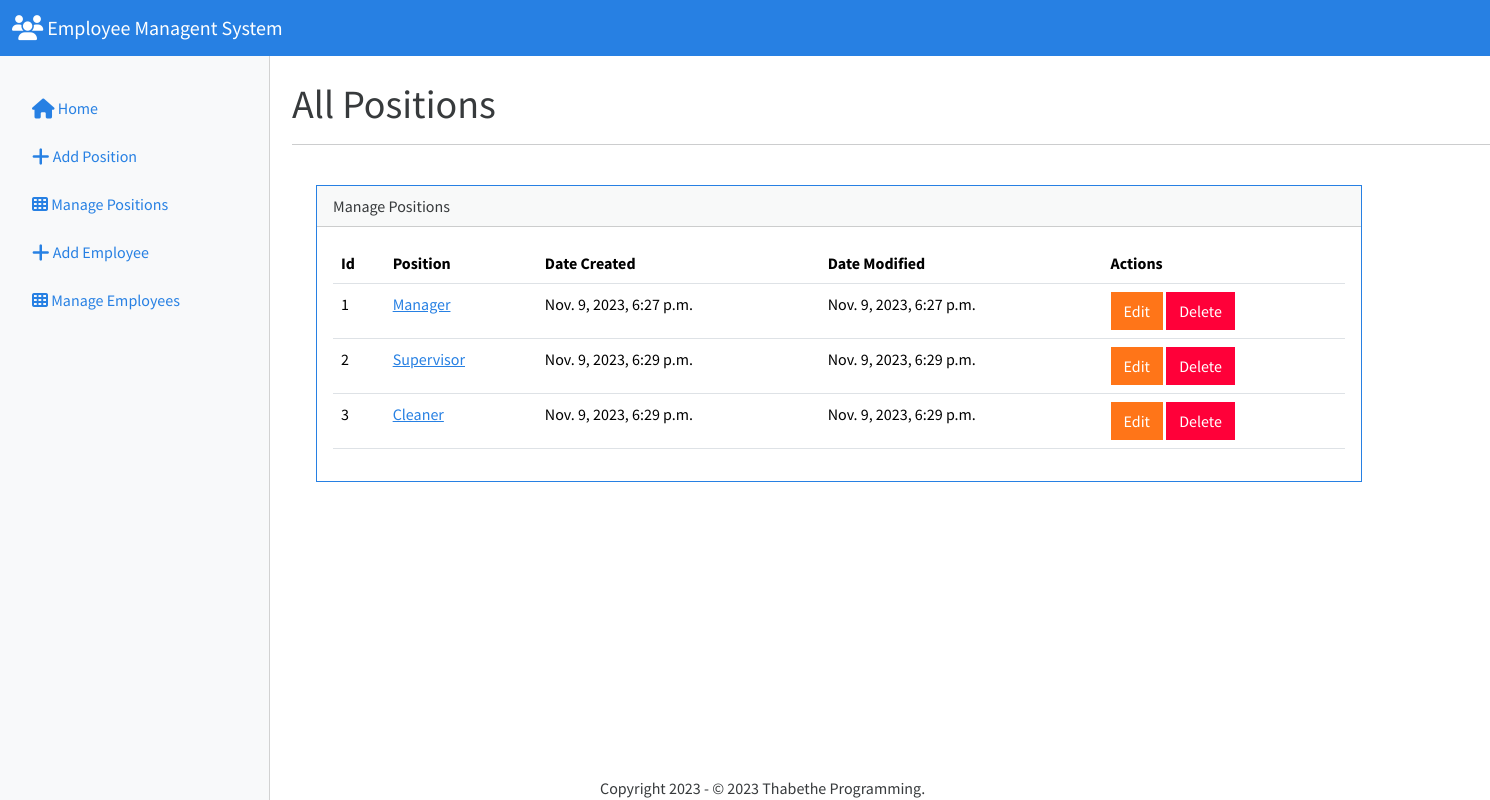
The app's page /manage-positions/ with its own data.
### core/models.py (models this page shows, shortened)
class Position(models.Model):
    position = models.CharField(max_length=30)
    date_created = models.DateTimeField(auto_now_add=True)
    date_updated = models.DateTimeField(auto_now=True)
    class Meta:
        verbose_name = ("Position")
        verbose_name_plural = ("Positions")

### core/views.py (the view)
# urls.py: path('manage-positions/',views.manage_positions_view,name='manage-positions'),#Manage Positions url
def manage_positions_view(request):
    positions = Position.objects.all()
    return render(request,"manage/manage_positions.html",{
        'positions':positions,
    })

### core/templates/manage/manage_positions.html (shortened to what this page needs)
{% extends 'index.html' %}
{% block content_title %}All Positions{% endblock content_title %}
{% block main_content %}
{% if positions %}
    <div class="row">
        <div class="col-9">
            <div class="card border-primary m-4">
                <div class="card-header">Manage Positions</div>
                <div class="card-body table-responsive">
                    <table class="table table-hover">
                        <thead>
                          <tr>
                            <th scope="col">Id</th>
                            <th scope="col">Position</th>
                            <th scope="col">Date Created</th>
                            <th scope="col">Date Modified</th>
                            <th scope="col">Actions</th>
                        </tr>
                        </thead>
                        <tbody>
                          {% for position in positions %}
                            <tr>
                                <td>{{position.id}}</td>
                                <td><a href="{% url 'update-position' position.id %}">{{position.position}}</a></td>
                                <td>{{position.date_created}}</td>
                                <td>{{position.date_updated}}</td>
                                <td>
                                    <a href="{% url 'update-position' position.id %}" class="btn btn-warning">Edit</a>
                                    <button type="button"
                                    class="btn btn-danger"
                                    data-bs-toggle="modal"
                                    data-bs-target="#deleteModal{{position.id}}">
                                    Delete
                                    </button>
                                </td>
                            </tr>
                          {% endfor %}
                        </tbody>
                      </table>
                </div>
              </div>
        </div>
    </div>
{% else %}
    <h4 class="alert alert-primary my-2 mx-4">No Positions Yet!</h4>
{% endif %}
{% endblock main_content %}

### records on screen
Position: id "1", position "Manager", date_created "Nov. 9, 2023, 6:27 p.m.", date_updated "Nov. 9, 2023, 6:27 p.m."
Position: id "2", position "Supervisor", date_created "Nov. 9, 2023, 6:29 p.m.", date_updated "Nov. 9, 2023, 6:29 p.m."
Position: id "3", position "Cleaner", date_created "Nov. 9, 2023, 6:29 p.m.", date_updated "Nov. 9, 2023, 6:29 p.m."
